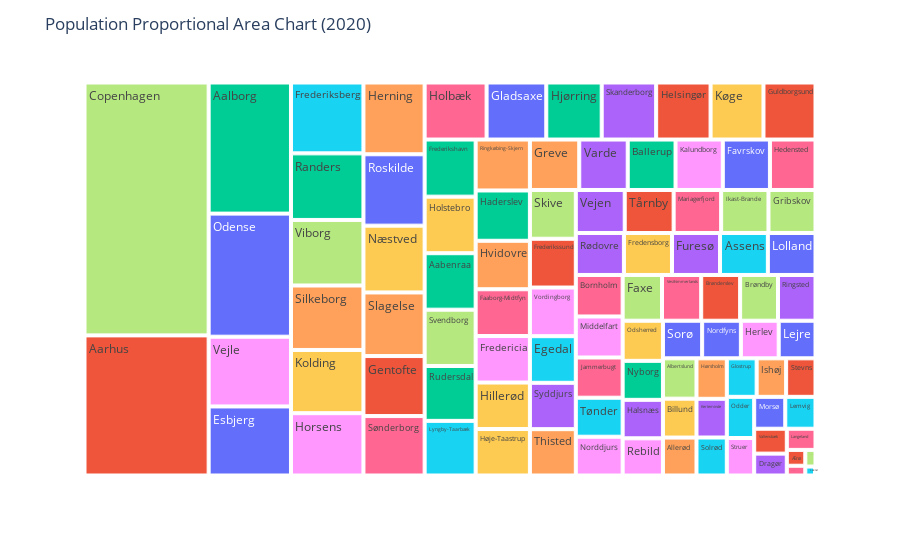

This figure's notebook cell:
### Code cell
from ipywidgets import interact, widgets

# Define the interactive widget for selecting the year
year_widget = widgets.IntSlider(
    value=2008,
    min=2008,
    max=2022,
    step=1,
    description='Year:'
)

# Define the function that creates the proportional area chart
def create_chart(year):
    # Filter the data to only include the selected year
    year_data = pop_year[['municipalities', f'pop_{year}']]
    
    # Calculate the total population for the year
    total_population = year_data[f'pop_{year}'].sum()
    
    # Calculate the proportional area for each municipality
    year_data['area'] = year_data[f'pop_{year}']/total_population
    
    # Sort the data by population in descending order
    year_data = year_data.sort_values(by=f'pop_{year}', ascending=False)
    
    # Create the chart using Plotly Express
    fig = px.treemap(year_data, path=['municipalities'], values='area', color='municipalities')
    fig.update_layout(
        title=f'Population Proportional Area Chart ({year})',
        xaxis_title='Municipality',
        yaxis_title='Proportional Area',
    )
    fig.show()

# Create the interactive widget
interact(create_chart, year=year_widget)

### Figure 1 — Plotly figure (JSON) as saved in the notebook; plotly's stock layout.template omitted (floating-point values rounded to 4 significant figures)
{"data": [{"branchvalues": "total", "customdata": [["Gladsaxe"], ["Aarhus"], ["Aalborg"], ["Skanderborg"], ["Slagelse"], ["Læsø"], ["Holbæk"], ["Skive"], ["Middelfart"], ["Odsherred"], ["Odense"], ["Ærø"], ["Aabenraa"], ["Varde"], ["Ishøj"], ["Assens"], ["Hedensted"], ["Viborg"], ["Horsens"], ["Næstved"], ["Lolland"], ["Helsingør"], ["Ballerup"], ["Furesø"], ["Hørsholm"], ["Lyngby-Taarbæk"], ["Faaborg-Midtfyn"], ["Faxe"], ["Struer"], ["Hillerød"], ["Lejre"], ["Frederikssund"], ["Haderslev"], ["Ringsted"], ["Hvidovre"], ["Frederiksberg"], ["Samsø"], ["Copenhagen"], ["Herlev"], ["Fredensborg"], ["Favrskov"], ["Gentofte"], ["Christiansø"], ["Halsnæs"], ["Herning"], ["Solrød"], ["Langeland"], ["Svendborg"], ["Norddjurs"], ["Holstebro"], ["Sorø"], ["Brønderslev"], ["Frederikshavn"], ["Vejen"], ["Silkeborg"], ["Tønder"], ["Mariagerfjord"], ["Gribskov"], ["Vordingborg"], ["Køge"], ["Morsø"], ["Tårnby"], ["Nyborg"], ["Rødovre"], ["Ringkøbing-Skjern"], ["Egedal"], ["Sønderborg"], ["Albertslund"], ["Rebild"], ["Billund"], ["Roskilde"], ["Guldborgsund"], ["Randers"], ["Dragør"], ["Greve"], ["Lemvig"], ["Vesthimmerlands"], ["Brøndby"], ["Fredericia"], ["Høje-Taastrup"], ["Esbjerg"], ["Stevns"], ["Rudersdal"], ["Syddjurs"], ["Thisted"], ["Glostrup"], ["Jammerbugt"], ["Fanø"], ["Kalundborg"], ["Kolding"], ["Nordfyns"], ["Vallensbæk"], ["Hjørring"], ["Kerteminde"], ["Allerød"], ["Odder"], ["Bornholm"], ["Ikast-Brande"], ["Vejle"]], "domain": {"x": [0, 1], "y": [0, 1]}, "hovertemplate": "labels=%{label}<br>area=%{value}<br>parent=%{parent}<br>id=%{id}<br>municipalities=%{customdata[0]}<extra></extra>", "ids": ["Gladsaxe", "Aarhus", "Aalborg", "Skanderborg", "Slagelse", "Læsø", "Holbæk", "Skive", "Middelfart", "Odsherred", "Odense", "Ærø", "Aabenraa", "Varde", "Ishøj", "Assens", "Hedensted", "Viborg", "Horsens", "Næstved", "Lolland", "Helsingør", "Ballerup", "Furesø", "Hørsholm", "Lyngby-Taarbæk", "Faaborg-Midtfyn", "Faxe", "Struer", "Hillerød", "Lejre", "Frederikssund", "Haderslev", "Ringsted", "Hvidovre", "Frederiksberg", "Samsø", "Copenhagen", "Herlev", "Fredensborg", "Favrskov", "Gentofte", "Christiansø", "Halsnæs", "Herning", "Solrød", "Langeland", "Svendborg", "Norddjurs", "Holstebro", "Sorø", "Brønderslev", "Frederikshavn", "Vejen", "Silkeborg", "Tønder", "Mariagerfjord", "Gribskov", "Vordingborg", "Køge", "Morsø", "Tårnby", "Nyborg", "Rødovre", "Ringkøbing-Skjern", "Egedal", "Sønderborg", "Albertslund", "Rebild", "Billund", "Roskilde", "Guldborgsund", "Randers", "Dragør", "Greve", "Lemvig", "Vesthimmerlands", "Brøndby", "Fredericia", "Høje-Taastrup", "Esbjerg", "Stevns", "Rudersdal", "Syddjurs", "Thisted", "Glostrup", "Jammerbugt", "Fanø", "Kalundborg", "Kolding", "Nordfyns", "Vallensbæk", "Hjørring", "Kerteminde", "Allerød", "Odder", "Bornholm", "Ikast-Brande", "Vejle"], "labels": ["Gladsaxe", "Aarhus", "Aalborg", "Skanderborg", "Slagelse", "Læsø", "Holbæk", "Skive", "Middelfart", "Odsherred", "Odense", "Ærø", "Aabenraa", "Varde", "Ishøj", "Assens", "Hedensted", "Viborg", "Horsens", "Næstved", "Lolland", "Helsingør", "Ballerup", "Furesø", "Hørsholm", "Lyngby-Taarbæk", "Faaborg-Midtfyn", "Faxe", "Struer", "Hillerød", "Lejre", "Frederikssund", "Haderslev", "Ringsted", "Hvidovre", "Frederiksberg", "Samsø", "Copenhagen", "Herlev", "Fredensborg", "Favrskov", "Gentofte", "Christiansø", "Halsnæs", "Herning", "Solrød", "Langeland", "Svendborg", "Norddjurs", "Holstebro", "Sorø", "Brønderslev", "Frederikshavn", "Vejen", "Silkeborg", "Tønder", "Mariagerfjord", "Gribskov", "Vordingborg", "Køge", "Morsø", "Tårnby", "Nyborg", "Rødovre", "Ringkøbing-Skjern", "Egedal", "Sønderborg", "Albertslund", "Rebild", "Billund", "Roskilde", "Guldborgsund", "Randers", "Dragør", "Greve", "Lemvig", "Vesthimmerlands", "Brøndby", "Fredericia", "Høje-Taastrup", "Esbjerg", "Stevns", "Rudersdal", "Syddjurs", "Thisted", "Glostrup", "Jammerbugt", "Fanø", "Kalundborg", "Kolding", "Nordfyns", "Vallensbæk", "Hjørring", "Kerteminde", "Allerød", "Odder", "Bornholm", "Ikast-Brande", "Vejle"], "marker": {"colors": ["#636efa", "#EF553B", "#00cc96", "#ab63fa", "#FFA15A", "#19d3f3", "#FF6692", "#B6E880", "#FF97FF", "#FECB52", "#636efa", "#EF553B", "#00cc96", "#ab63fa", "#FFA15A", "#19d3f3", "#FF6692", "#B6E880", "#FF97FF", "#FECB52", "#636efa", "#EF553B", "#00cc96", "#ab63fa", "#FFA15A", "#19d3f3", "#FF6692", "#B6E880", "#FF97FF", "#FECB52", "#636efa", "#EF553B", "#00cc96", "#ab63fa", "#FFA15A", "#19d3f3", "#FF6692", "#B6E880", "#FF97FF", "#FECB52", "#636efa", "#EF553B", "#00cc96", "#ab63fa", "#FFA15A", "#19d3f3", "#FF6692", "#B6E880", "#FF97FF", "#FECB52", "#636efa", "#EF553B", "#00cc96", "#ab63fa", "#FFA15A", "#19d3f3", "#FF6692", "#B6E880", "#FF97FF", "#FECB52", "#636efa", "#EF553B", "#00cc96", "#ab63fa", "#FFA15A", "#19d3f3", "#FF6692", "#B6E880", "#FF97FF", "#FECB52", "#636efa", "#EF553B", "#00cc96", "#ab63fa", "#FFA15A", "#19d3f3", "#FF6692", "#B6E880", "#FF97FF", "#FECB52", "#636efa", "#EF553B", "#00cc96", "#ab63fa", "#FFA15A", "#19d3f3", "#FF6692", "#B6E880", "#FF97FF", "#FECB52", "#636efa", "#EF553B", "#00cc96", "#ab63fa", "#FFA15A", "#19d3f3", "#FF6692", "#B6E880", "#FF97FF"]}, "name": "", "parents": ["", "", "", "", "", "", "", "", "", "", "", "", "", "", "", "", "", "", "", "", "", "", "", "", "", "", "", "", "", "", "", "", "", "", "", "", "", "", "", "", "", "", "", "", "", "", "", "", "", "", "", "", "", "", "", "", "", "", "", "", "", "", "", "", "", "", "", "", "", "", "", "", "", "", "", "", "", "", "", "", "", "", "", "", "", "", "", "", "", "", "", "", "", "", "", "", "", "", ""], "type": "treemap", "values": [0.01186, 0.06055, 0.03757, 0.01082, 0.01355, 0.0003027, 0.0123, 0.007795, 0.006686, 0.005629, 0.03527, 0.001021, 0.01002, 0.008509, 0.00395, 0.006988, 0.007999, 0.01654, 0.01572, 0.01423, 0.006958, 0.0108, 0.008391, 0.007016, 0.004269, 0.009701, 0.008833, 0.006271, 0.003575, 0.008782, 0.00482, 0.007793, 0.009499, 0.005974, 0.009156, 0.01788, 0.000628, 0.1093, 0.004953, 0.00702, 0.008273, 0.01278, 1.542e-05, 0.005399, 0.01529, 0.004008, 0.002116, 0.009997, 0.006323, 0.01004, 0.005135, 0.006199, 0.01014, 0.007327, 0.01626, 0.00636, 0.007117, 0.007043, 0.007772, 0.01051, 0.003449, 0.007325, 0.005468, 0.007028, 0.009621, 0.007447, 0.01266, 0.004711, 0.005214, 0.004545, 0.01521, 0.01033, 0.01679, 0.002484, 0.008662, 0.003357, 0.006246, 0.006033, 0.008785, 0.008778, 0.01979, 0.003936, 0.009743, 0.007406, 0.007404, 0.003999, 0.006559, 0.0005909, 0.008294, 0.01595, 0.005069, 0.002824, 0.011, 0.004083, 0.004432, 0.003926, 0.00677, 0.007088, 0.01999]}], "layout": {"legend": {"tracegroupgap": 0}, "margin": {"t": 60}, "title": {"text": "Population Proportional Area Chart (2020)"}, "xaxis": {"title": {"text": "Municipality"}}, "yaxis": {"title": {"text": "Proportional Area"}}}}
